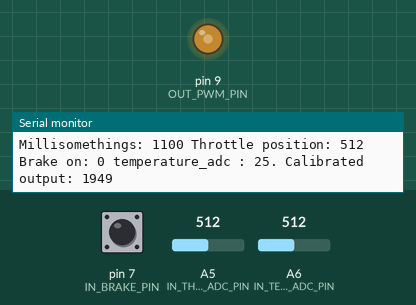
The program below on a simulated Arduino Nano, built with avr-gcc and run on an emulated ATmega328P. Parts: output pins drawn as LEDs (lit = HIGH), the last lines printed to the serial monitor. Inputs (shaded band) come from the test bench; at power-on: A5 (IN_THROTTLE_ADC_PIN) = 512, pin 7 (IN_BRAKE_PIN) HIGH, A6 (IN_TEMP_ADC_PIN) = 512.

Above: at 1.2 s.
1.3 s: A5 (IN_THROTTLE_ADC_PIN) set to 716
At 2.9 s:
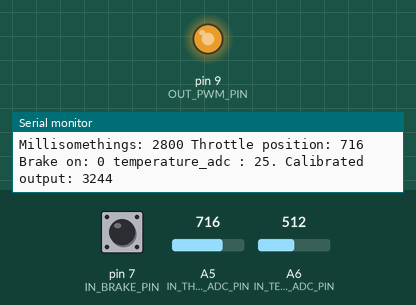
3.2 s: pin 7 (IN_BRAKE_PIN) pulled LOW for 0.15 s
6.2 s: pin 7 (IN_BRAKE_PIN) pulled LOW for 1 s
10.2 s: A5 (IN_THROTTLE_ADC_PIN) set to 511
At 11.3 s:
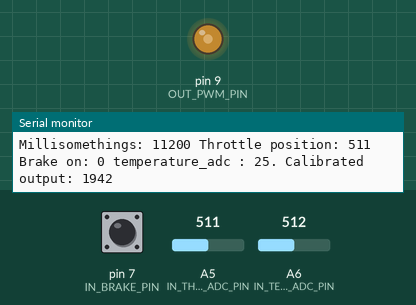
11.7 s: A5 (IN_THROTTLE_ADC_PIN) set to 122
At 12.5 s:
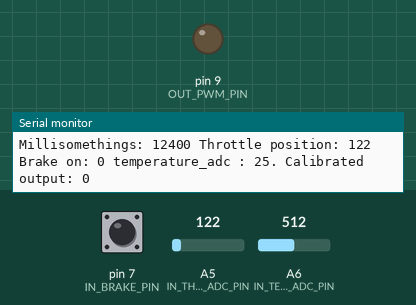
Timing chart, 0 to 14.2 s (numbered marks = the images above; inputs shaded):
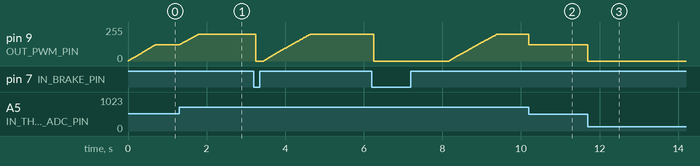

The program:

main.cpp
```cpp
#include <Arduino.h>
#include <math.h>

/** TEMPERATURE max **/
#define TEMPERATURE_MAX         50
#define CURRENT_MAX             50

/** Pin defines **/
#define IN_THROTTLE_ADC_PIN     A5
#define IN_TEMP_ADC_PIN         A6
#define IN_CURRENT_SENSE_PIN    A4
#define IN_BRAKE_PIN            7

// Hardware allows only pin 9 or 10
#define OUT_PWM_PIN             9
// PWM_MAX define the frequency, set at 9 bits to give ~16KHz
#define PWM_MAX                 0xFFF

/** Serial 0 - debug serial **/
// Serial (0) defines
#define SERIAL0_BAUD            38400

/** Throttle calibration constants **/
#define ADC_MAX                 0x3FF
#define ADC_THROTTLE_LOW        205
#define ADC_THROTTLE_HIGH       850

/** Ramp (up) constant **/
#define RAMP_PROPORTION         0.00375
#define RAMP_MAX_PWM_INCREASE   PWM_MAX*RAMP_PROPORTION

/** NTC parameters **/
#define NTC_B                   4500
#define NTC_T0                  25
#define CK0                     273

/** Brake parameter **/
#define IN_BRAKE_ON             LOW
#define BRAKE_COUNT_MIN         10

/** Functions **/

/** calculate_pwm_input
 * transform the throttle reading to a value between 0 and PWM_MAX for the
 * range ADC_THROTTLE_LOW to ADC_THROTTLE_HIGH
 **/
uint16_t calculate_pwm_input(
  uint16_t adc_read,
  bool brake_input,
  uint16_t adc_throttle_low,
  uint16_t adc_throttle_high,
  uint16_t pwm_max,
  uint16_t pwm_delta_max
){
  // Initialise static function variable used for ramp
  static uint16_t pwm_input_prev = 0;
  // Initialise static function valriable used to hold temporary return value
  static uint16_t pwm_input = 0;

  // Clamp input between 0 and pwm_max in the input range adc_throttle_low to
  // adc_throttle_high.
  // Zero the input value if the brake is on
  // If adc_read is between low and high map it onto the range 0 to pwm_max
  if (adc_read <= adc_throttle_low || brake_input == true) {
    pwm_input = 0;
  } else if (adc_read >= adc_throttle_high){
    pwm_input = pwm_max;
  } else {
    pwm_input =  uint16_t(
      ((float(adc_read) - adc_throttle_low)/
        (adc_throttle_high - adc_throttle_low))*
        pwm_max
      );
  }

  // Apply a ramp to the pwm_input, ensuring that the increase in pwm_input
  // is never greater than the previous value + pwm_delta_max
  if (pwm_input > pwm_input_prev + pwm_delta_max) {
    pwm_input = pwm_input_prev + pwm_delta_max;
  }
  // Update the previouse pwm_input
  pwm_input_prev = pwm_input;

  // Return the pwm_input
  return pwm_input;

}

bool check_brake(uint8_t brake_pin, uint8_t on_value){
  // On if brake on for times...
  static uint8_t brake_count = 0;

  if (digitalRead(brake_pin) == on_value) {
    brake_count++;
  } else {
    if (brake_count > 0) {
      brake_count--;
    }
  }

  if (brake_count >= BRAKE_COUNT_MIN) {
    return true;
  } else {
    return false;
  }
}

/** Calculate the temperature, returning as integer where value is deg C
We will be using the formula and derivations from:
  https://www.jameco.com/jameco/workshop/techtip/temperature-measurement-ntc-thermistors.html
Specifically:
 1/T = 1/T0 + 1/B * ln( ( adcMax / adcVal ) – 1 )
**/
uint8_t check_temperature(uint8_t temperature_sensor_pin) {
  uint16_t temperature_read = analogRead(temperature_sensor_pin);

  double t_inverse = (1.0/(NTC_T0 + CK0)) + (1.0/NTC_B)*log(((ADC_MAX  * 1.0)/ temperature_read) - 1);

  return (1 /t_inverse) - CK0;
}

void setup() {
  // Set PWM pin output and low at turn on
  pinMode(OUT_PWM_PIN, OUTPUT);
  digitalWrite(OUT_PWM_PIN, LOW);

  Serial.begin(SERIAL0_BAUD);

  /** Set brake input pin as pull up input **/
  pinMode(IN_BRAKE_PIN, INPUT_PULLUP);

  /** Setup PWM output **/
  // refer to https://sites.google.com/site/qeewiki/books/avr-guide/pwm-on-the-atmega328
  // Set Timer 1 PWM to phase corrected (X bit) to give 16KHz
  // This means no prescalar and a 9 bit PWM. Starting with 10 bit
  // and using ICR1 as top so we can set it from define above
  // PWM_frequency = clock_speed / (2 * Prescaller_value * TOP_value )

  // Reset Timer 1 registers
  TCCR1A                        = 0;
  TCCR1B                        = 0;
  TCNT1                         = 0;

  // Set TOP to (PWM_MAX)
  ICR1                          = PWM_MAX;
  // Set duty cycle to 0
  OCR1A                         = 0;

  // Set PWM to normal non-inverting mode
  TCCR1A                       |= (1 << COM1A1)|(1 << COM1B1);
  // Set PWM to phase corrected mode with ICR1 as TOP
  TCCR1A                       |= (1 << WGM11);
  TCCR1B                       |= (1 << WGM13);

  // Start the timer and hence the PWM
  TCCR1B                        |= (1 << CS10);
  // TCCR1B                        |= (1 << CS11);

}

void loop() {
  // The variables
  bool   over_temperature_shutdown       = false;
  static unsigned long mileycyrus        = 0;
  static uint16_t throttle_position_adc  = 0;
  // static uint16_t current_sense_adc      = 0;
  static uint8_t temperature_adc         = 0;
  static bool     brake_on               = true;
  static uint16_t pwm_input_value        = 0;

  // Check for over temperature

  // if ( true == false ) {
  if (over_temperature_shutdown == true || temperature_adc >= TEMPERATURE_MAX) {
      // Shut it all down
      over_temperature_shutdown = true;
      OCR1A = 0;
  } else {
    // Run various tasks at different cadences.
    // We update the PWM duty cycle every 100th of a second (every 10 millis)
    // and we update the display every quarter of a second
    mileycyrus = millis();
    // Every 10 milliseconds
    if (mileycyrus % 10 == 0) {
      // Find PWM input to the PWM thingimiginator
      throttle_position_adc       = analogRead(IN_THROTTLE_ADC_PIN);
      // current_sense_adc           = analogRead(IN_CURRENT_SENSE_PIN);
      temperature_adc             = check_temperature(IN_TEMP_ADC_PIN);
      brake_on                    = check_brake(IN_BRAKE_PIN, IN_BRAKE_ON);
      pwm_input_value             = calculate_pwm_input(
                                      throttle_position_adc,
                                      brake_on,
                                      ADC_THROTTLE_LOW,
                                      ADC_THROTTLE_HIGH,
                                      PWM_MAX,
                                      RAMP_MAX_PWM_INCREASE
                                    );

      // Set the PWM output
      OCR1A                       = pwm_input_value;
      // OCR1A                       = PWM_MAX /4

    }
    // every 100 milliseconds
    if (mileycyrus % 100 == 0) {
      Serial.print("Millisomethings: ");
      Serial.print(mileycyrus);
      Serial.print(" Throttle position: ");
      Serial.print(throttle_position_adc);
      Serial.print(" Brake on: ");
      Serial.print(brake_on);
      // Serial.print(" current_adc : ");
      // Serial.print(current_sense_adc);
      Serial.print(" temperature_adc : ");
      Serial.print(temperature_adc);
      Serial.print(". Calibrated output: ");
      Serial.println(pwm_input_value);
    }
  }
}
```

Measured:
- after the input at 1.3 s, pin 9 (OUT_PWM_PIN): moves from 121/255 to 202/255 over 0.49 s, starting at once
- after the input at 10.2 s, pin 9 (OUT_PWM_PIN): 202/255 → 121/255 at once
- after the input at 11.7 s, pin 9 (OUT_PWM_PIN): 121/255 → 0/255 at once
